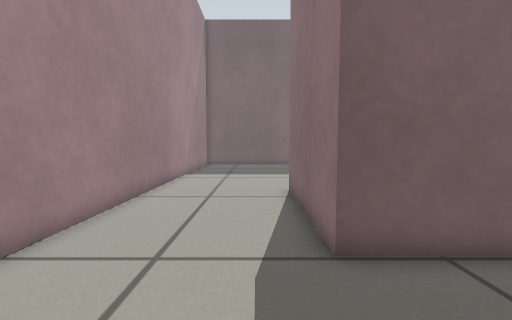
View 1 (above)

16 first-person views from a walk through a robot-simulator world made for Gazebo. The camera is 0.4 m above the floor, tilts 4° down and sees 90° across. The floor is counted in squares, 0.2 m on a side. Each view is taken from the middle of a square. On the plan, view 1 faces up. The plan holds only what a view shows up to about 15 squares ahead; the rest is blank.

View 2
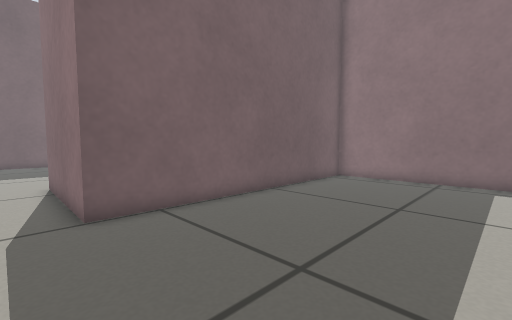

View 3
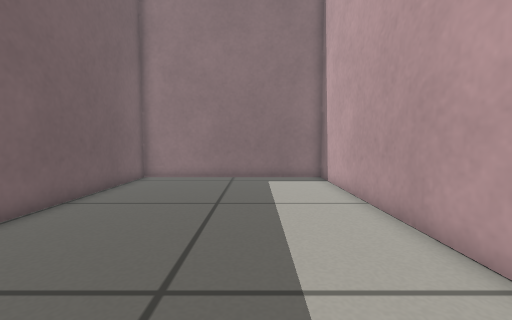

View 4
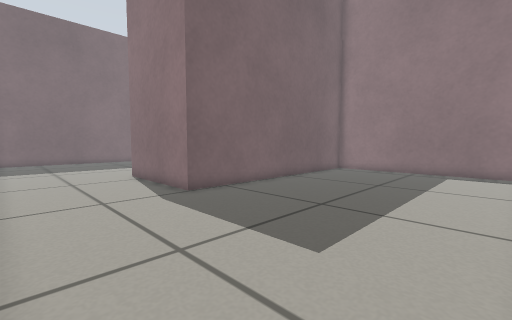

View 5
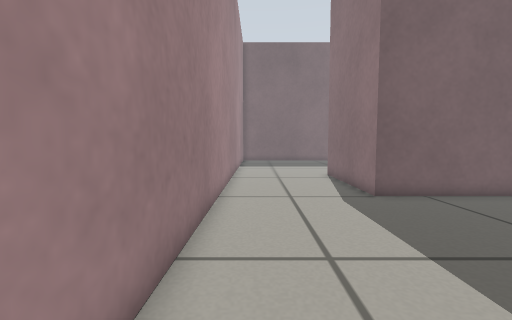

View 6
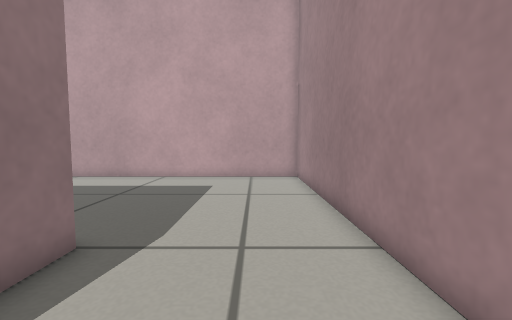

View 7
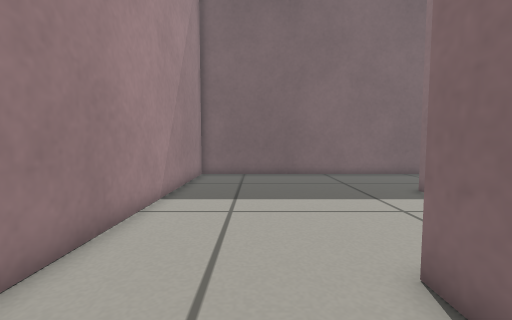

View 8
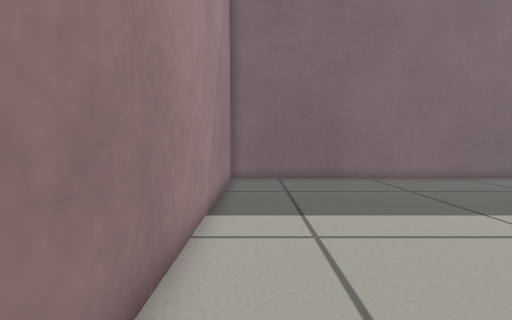

View 9
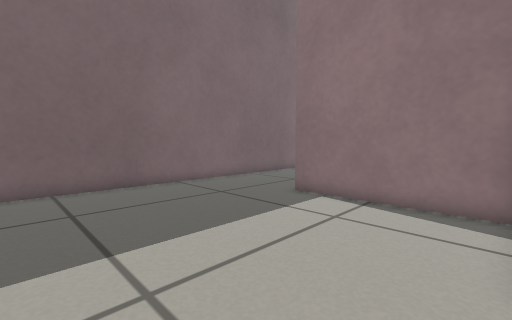

View 10
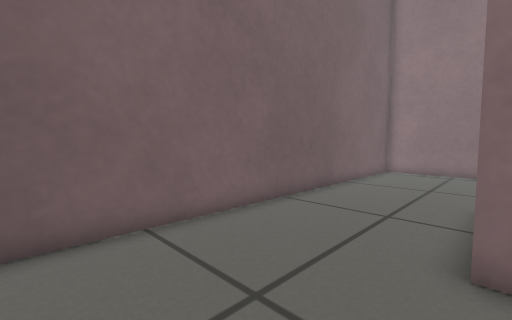

View 11
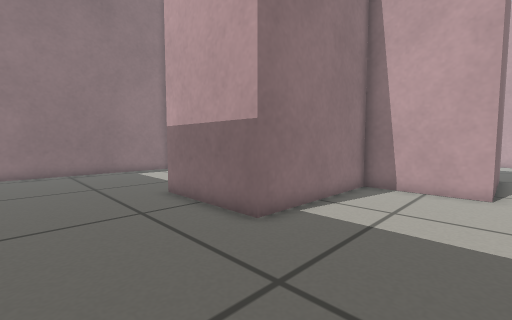

View 12
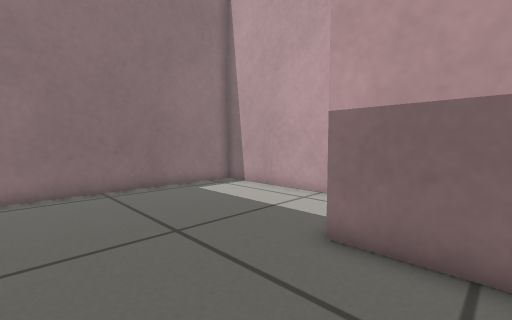

View 13
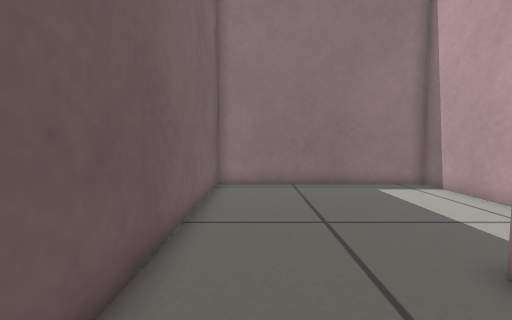

View 14
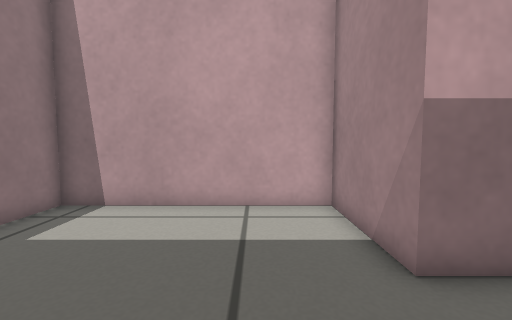

View 15
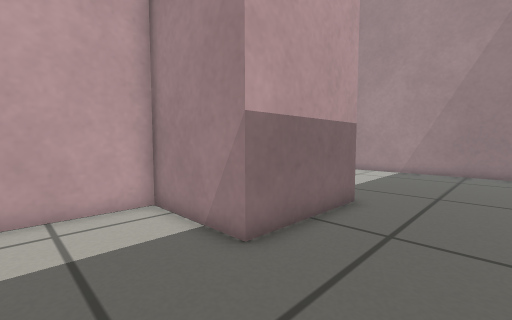

View 16
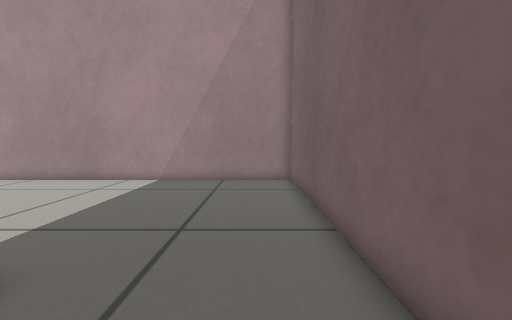

### Floor plan
Points are (right, up) in squares from view 1. A wall is a line through its corners. A room is listed if a view was taken in it or the views show most of it. See-through windows are left out.
Room 1 (views 1, 2, 3, 4, 5, 6, 7, 8, 9)
walls: (-4.4, 12.6) (-4.4, -5.7) (14.4, -5.7) (14.4, 4.3) (1.4, 4.3) (1.4, 10.6) (2.4, 10.6)
ways out: opening at (-1, 11.4) to room 2
Room 2 (views 10, 11, 12, 13, 16)
walls: (2.4, 10.6) (5.6, 10.6) (5.6, 17.3) (10.6, 17.3); (11.6, 22.8) (-4.4, 22.8) (-4.4, 12.6)
ways out: opening at (-1, 11.4) to room 1; opening at (11, 20) to room 3
Room 3 (views 14, 15)
walls: (10.6, 17.3) (10.6, 13.1) (19.1, 13.1) (19.1, 22.8) (11.6, 22.8)
ways out: opening at (11, 20) to room 2

Positions as (right, up) in squares from view 1, and headings:
1: (0, 0), facing up
2: (0, -3), facing up-right
3: (0, -2), facing right
4: (-4, -5), facing up-right
5: (-3, -5), facing up
6: (-2, 9), facing down
7: (-1, 7), facing up
8: (-3, 9), facing up
9: (-3, 11), facing up-right
10: (1, 17), facing up-right
11: (1, 22), facing down-right
12: (8, 22), facing down-right
13: (7, 21), facing right
14: (13, 21), facing down
15: (14, 21), facing down-left
16: (9, 21), facing left
